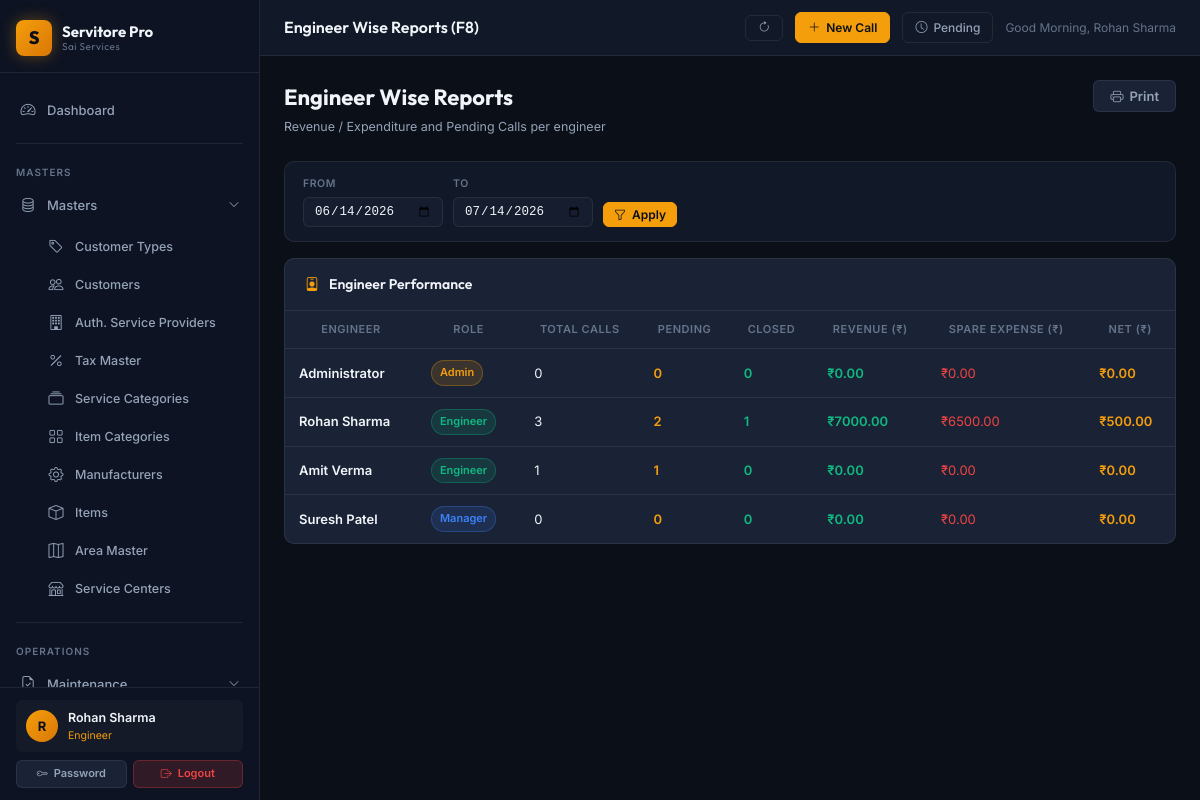
Screenshot of /reports/engineer-reports (signed in) with the database file from the repository.
### app/models/user.py (models this page shows, shortened)
class User(db.Model, UserMixin):
    __tablename__ = 'users'
    id = db.Column(db.Integer, primary_key=True)
    username = db.Column(db.String(64), unique=True, nullable=False, index=True)
    email = db.Column(db.String(120), unique=True, nullable=False)
    full_name = db.Column(db.String(120), nullable=False, default='')
    password_hash = db.Column(db.String(256), nullable=False)
    role = db.Column(db.String(20), nullable=False, default='Viewer')
    is_active = db.Column(db.Boolean, nullable=False, default=True)
    phone = db.Column(db.String(20), nullable=True)
    area_id = db.Column(db.Integer, db.ForeignKey('area_masters.id'), nullable=True)
    created_at = db.Column(db.DateTime, default=datetime.utcnow)
    last_login_at = db.Column(db.DateTime, nullable=True)
    area = db.relationship('AreaMaster', foreign_keys=[area_id], lazy='select')

### app/models/service_call.py (models this page shows, shortened)
class ServiceCall(db.Model):
    __tablename__ = 'service_calls'
    id = db.Column(db.Integer, primary_key=True)
    call_no = db.Column(db.String(50), unique=True, nullable=False)
    customer_id = db.Column(db.Integer, db.ForeignKey('customers.id'), nullable=False)
    item_id = db.Column(db.Integer, db.ForeignKey('items.id'), nullable=True)
    item_name = db.Column(db.String(150), nullable=True)  # free text
    serial_no = db.Column(db.String(100), nullable=True)
    problem_description = db.Column(db.Text, nullable=False)
    service_category_id = db.Column(db.Integer, db.ForeignKey('service_categories.id'), nullable=True)
    area_id = db.Column(db.Integer, db.ForeignKey('area_masters.id'), nullable=True)
    asp_id = db.Column(db.Integer, db.ForeignKey('asps.id'), nullable=True)
    engineer_id = db.Column(db.Integer, db.ForeignKey('users.id'), nullable=True)
    call_date = db.Column(db.Date, nullable=False, default=datetime.utcnow)
    schedule_date = db.Column(db.Date, nullable=True)
    deadline_date = db.Column(db.Date, nullable=True)
    closed_date = db.Column(db.DateTime, nullable=True)
    status = db.Column(db.String(50), default=STATUS_UNASSIGNED)
    is_priority = db.Column(db.Boolean, default=False)
    is_deadline = db.Column(db.Boolean, default=False)
    resolution = db.Column(db.Text, nullable=True)
    spare_required = db.Column(db.Boolean, default=False)
    spare_details = db.Column(db.String(255), nullable=True)
    labour_charge = db.Column(db.Float, default=0.0)
    spare_charge = db.Column(db.Float, default=0.0)
    total_amount = db.Column(db.Float, default=0.0)
    bill_no = db.Column(db.String(50), nullable=True)
    remarks = db.Column(db.Text, nullable=True)
    created_at = db.Column(db.DateTime, default=datetime.utcnow)
    created_by = db.Column(db.Integer, db.ForeignKey('users.id'), nullable=True)
    item = db.relationship('Item', foreign_keys=[item_id], lazy='select')
    service_category = db.relationship('ServiceCategory', foreign_keys=[service_category_id], lazy='select')
    area = db.relationship('AreaMaster', foreign_keys=[area_id], lazy='select')
    asp = db.relationship('AuthorisedServiceProvider', foreign_keys=[asp_id], lazy='select')
    engineer = db.relationship('User', foreign_keys=[engineer_id], lazy='select')
    creator = db.relationship('User', foreign_keys=[created_by], lazy='select')

### app/blueprints/reports/routes.py (the view)
@reports_bp.route('/engineer-reports')
@login_required
def engineer_reports():
    df, dt, date_from, date_to = _date_range()
    engineers = User.query.filter(User.role.in_(['Engineer', 'Admin', 'Manager'])).all()
    data = []
    for eng in engineers:
        calls = ServiceCall.query.filter_by(engineer_id=eng.id).filter(
            ServiceCall.call_date >= df, ServiceCall.call_date <= dt
        ).all()
        data.append({
            'engineer': eng,
            'total': len(calls),
            'pending': sum(1 for c in calls if c.status != STATUS_CLOSED),
            'closed': sum(1 for c in calls if c.status == STATUS_CLOSED),
            'revenue': sum(c.total_amount for c in calls if c.status == STATUS_CLOSED),
            'expense': sum(c.spare_charge for c in calls),
        })
    return render_template('reports/engineer_reports.html', data=data,
                           date_from=date_from, date_to=date_to)

### app/blueprints/reports/routes.py (called while the page is built)
def _date_range():
    date_from = request.args.get('date_from', (date.today() - timedelta(days=30)).isoformat())
    date_to = request.args.get('date_to', date.today().isoformat())
    return date.fromisoformat(date_from), date.fromisoformat(date_to), date_from, date_to

### app/templates/reports/engineer_reports.html (shortened to what this page needs)
{% extends 'layouts/base.html' %}
{% block topbar_title %}Engineer Wise Reports (F8){% endblock %}
{% block content %}
<div class="page-header"><div><div class="page-title">Engineer Wise Reports</div><div class="page-subtitle">Revenue / Expenditure and Pending Calls per engineer</div></div><button onclick="window.print()" class="btn btn-secondary no-print"><i class="bi bi-printer"></i> Print</button></div>
<div class="filters-bar no-print">
  <form method="GET" style="display:contents;">
    <div class="filter-group"><div class="filter-label">From</div><input type="date" name="date_from" class="filter-control" value="{{ date_from }}"></div>
    <div class="filter-group"><div class="filter-label">To</div><input type="date" name="date_to" class="filter-control" value="{{ date_to }}"></div>
    <button type="submit" class="btn btn-primary btn-sm" style="align-self:flex-end;"><i class="bi bi-funnel"></i> Apply</button>
  </form>
</div>
<div class="card">
  <div class="card-header"><i class="bi bi-person-badge text-accent"></i><span class="card-header-title">Engineer Performance</span></div>
  <div class="table-responsive">
    {% if data %}
    <table class="data-table">
      <thead><tr><th>Engineer</th><th>Role</th><th>Total Calls</th><th>Pending</th><th>Closed</th><th>Revenue (₹)</th><th>Spare Expense (₹)</th><th>Net (₹)</th></tr></thead>
      <tbody>
        {% for d in data %}
        <tr>
          <td class="fw-600">{{ d.engineer.full_name or d.engineer.username }}</td>
          <td><span class="badge badge-{{ d.engineer.role|lower }}">{{ d.engineer.role }}</span></td>
          <td>{{ d.total }}</td>
          <td style="color:var(--status-pending);font-weight:600;">{{ d.pending }}</td>
          <td style="color:var(--status-closed);font-weight:600;">{{ d.closed }}</td>
          <td style="color:var(--status-closed);font-weight:600;">₹{{ '%.2f'|format(d.revenue) }}</td>
          <td style="color:var(--status-priority);">₹{{ '%.2f'|format(d.expense) }}</td>
          <td class="fw-600 text-accent">₹{{ '%.2f'|format(d.revenue - d.expense) }}</td>
        </tr>
        {% else %}
        <tr><td colspan="8" style="text-align:center;color:var(--text-muted);padding:32px;">No data</td></tr>
        {% endfor %}
      </tbody>
    </table>
    {% else %}
    <div class="empty-state"><i class="bi bi-person-x"></i><h3>No engineer data</h3></div>
    {% endif %}
  </div>
</div>
{% endblock %}

### app/templates/layouts/base.html (shortened to what this page needs)
<!DOCTYPE html>
<html lang="en">
<head>
  <link rel="stylesheet" href="https://cdn.jsdelivr.net/npm/bootstrap-icons@1.11.3/font/bootstrap-icons.min.css">
  <link rel="stylesheet" href="{{ url_for('static', filename='css/main.css') }}">
</head>
<body>
<div class="app-shell">
  <aside class="sidebar" id="sidebar">
    <div class="sidebar-brand">
      <div class="brand-icon">S</div>
      <div class="brand-text">
        Servitore Pro
        <small>Sai Services</small>
      </div>
    </div>
    <nav style="flex:1; padding: 8px 0; overflow-y: auto;">
      <div class="nav-section">
        <a href="{{ url_for('dashboard.index') }}" class="nav-link {% if request.blueprint == 'dashboard' %}active{% endif %}">
          <i class="bi bi-speedometer2"></i> Dashboard
        </a>
      </div>
      <div class="divider" style="margin: 4px 16px;"></div>
      <div class="nav-section">
        <div class="nav-section-label">Masters</div>
        <div class="nav-item">
          <a class="nav-link" data-bs-toggle="collapse" href="#mastersMenu" role="button"
             aria-expanded="{% if request.blueprint == 'masters' %}true{% else %}false{% endif %}">
            <i class="bi bi-database"></i>
            <span>Masters</span>
            <i class="bi bi-chevron-down nav-arrow"></i>
          </a>
          <div class="collapse {% if request.blueprint == 'masters' %}show{% endif %}" id="mastersMenu">
            <ul class="nav-submenu">
              <li><a href="{{ url_for('masters.customer_types') }}" class="nav-link {% if request.path.startswith('/masters/customer-type') %}active{% endif %}"><i class="bi bi-tag"></i> Customer Types</a></li>
              <li><a href="{{ url_for('masters.customers') }}" class="nav-link {% if request.path.startswith('/masters/customer') and 'type' not in request.path %}active{% endif %}"><i class="bi bi-people"></i> Customers</a></li>
              <li><a href="{{ url_for('masters.asps') }}" class="nav-link {% if request.path.startswith('/masters/asp') %}active{% endif %}"><i class="bi bi-building"></i> Auth. Service Providers</a></li>
              <li><a href="{{ url_for('masters.taxes') }}" class="nav-link {% if request.path.startswith('/masters/tax') %}active{% endif %}"><i class="bi bi-percent"></i> Tax Master</a></li>
              <li><a href="{{ url_for('masters.service_categories') }}" class="nav-link {% if request.path.startswith('/masters/service-cat') %}active{% endif %}"><i class="bi bi-collection"></i> Service Categories</a></li>
              <li><a href="{{ url_for('masters.item_categories') }}" class="nav-link {% if request.path.startswith('/masters/item-cat') %}active{% endif %}"><i class="bi bi-grid"></i> Item Categories</a></li>
              <li><a href="{{ url_for('masters.manufacturers') }}" class="nav-link {% if request.path.startswith('/masters/manufacturer') %}active{% endif %}"><i class="bi bi-gear"></i> Manufacturers</a></li>
              <li><a href="{{ url_for('masters.items') }}" class="nav-link {% if request.path.startswith('/masters/item') and 'cat' not in request.path %}active{% endif %}"><i class="bi bi-box"></i> Items</a></li>
              <li><a href="{{ url_for('masters.areas') }}" class="nav-link {% if request.path.startswith('/masters/area') %}active{% endif %}"><i class="bi bi-map"></i> Area Master</a></li>
              <li><a href="{{ url_for('masters.service_centers') }}" class="nav-link {% if request.path.startswith('/masters/service-center') %}active{% endif %}"><i class="bi bi-shop"></i> Service Centers</a></li>
            </ul>
          </div>
        </div>
      </div>
      <div class="divider" style="margin: 4px 16px;"></div>
      <div class="nav-section">
        <div class="nav-section-label">Operations</div>
        <div class="nav-item">
          <a class="nav-link" data-bs-toggle="collapse" href="#maintenanceMenu" role="button"
             aria-expanded="{% if request.blueprint == 'maintenance' %}true{% else %}false{% endif %}">
            <i class="bi bi-file-earmark-check"></i>
            <span>Maintenance</span>
            <i class="bi bi-chevron-down nav-arrow"></i>
          </a>
        </div>
      </div>
    </nav>
    <div class="sidebar-footer">
      {% if current_user.is_authenticated %}
      <div class="sidebar-user">
        <div class="user-avatar">{{ (current_user.full_name or current_user.username)[0]|upper }}</div>
        <div class="user-info">
          <div class="user-name">{{ current_user.full_name or current_user.username }}</div>
          <div class="user-role">{{ current_user.role }}</div>
        </div>
      </div>
      <div style="display:flex; gap:6px; margin-top:8px;">
        <a href="{{ url_for('auth.change_password') }}" class="btn btn-secondary btn-sm" style="flex:1; justify-content:center; font-size:11px;"><i class="bi bi-key"></i> Password</a>
        <a href="{{ url_for('auth.logout') }}" class="btn btn-danger btn-sm" style="flex:1; justify-content:center; font-size:11px;"><i class="bi bi-box-arrow-right"></i> Logout</a>
      </div>
      {% endif %}
    </div>
  </aside>
  <div class="main-wrapper">
    <header class="topbar">
      <div>
        <div class="topbar-title font-outfit">{% block topbar_title %}Servitore Pro{% endblock %}</div>
      </div>
      <div class="topbar-actions">
        <button onclick="window.location.reload();" class="topbar-btn" title="Refresh Page">
          <i class="bi bi-arrow-clockwise"></i>
        </button>
        <a href="{{ url_for('service.register') }}" class="topbar-btn primary" title="Service Call Register (F3)">
          <i class="bi bi-plus-lg"></i> New Call
        </a>
        <a href="{{ url_for('service.pending_calls') }}" class="topbar-btn" title="Pending Calls (Ctrl+P)">
          <i class="bi bi-clock"></i>
          <span class="d-none d-sm-inline">Pending</span>
        </a>
        {% if current_user.is_authenticated %}
        <span style="font-size:12px; color:var(--text-muted);" id="header-greeting" data-name="{{ current_user.full_name or current_user.username }}"></span>
        {% endif %}
      </div>
    </header>
    <main class="content-area">
      {% block content %}{% endblock %}
    </main>
  </div>
</div>
</body>
</html>

### rows the page displays
User: full_name "R", full_name "Rohan Sharma", role "Engineer"
User: engineer "Administrator", engineer.role "Admin"
ServiceCall: engineer "Rohan Sharma", engineer.role "Engineer", total "3", pending "2", closed "1", revenue "7000.00", expense "6500.00", d.revenue-d.expense "500.00"
User: engineer "Amit Verma", engineer.role "Engineer"
User: engineer "Suresh Patel", engineer.role "Manager"

### other values shown
{{ d.total }} "0" "1" "0"
{{ d.pending }} "0" "1" "0"
{{ d.closed }} "0" "0" "0"
{{ '%.2f'|format(d.revenue) }} "0.00" "0.00" "0.00"
{{ '%.2f'|format(d.expense) }} "0.00" "0.00" "0.00"
{{ '%.2f'|format(d.revenue - d.expense) }} "0.00" "0.00" "0.00"
